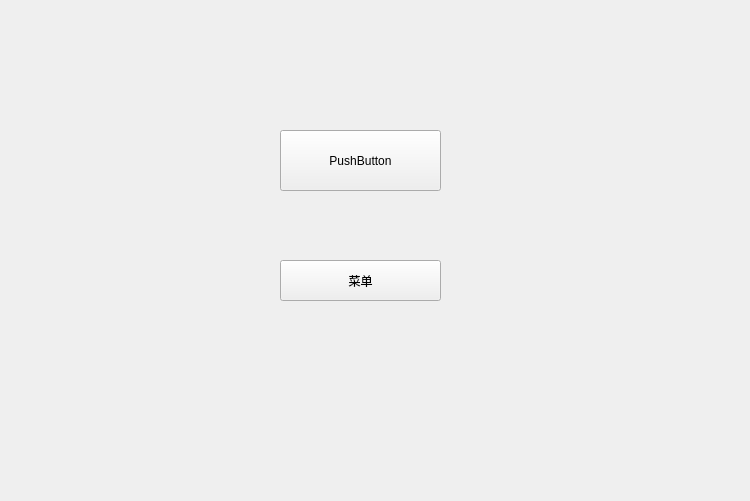
<?xml version="1.0" encoding="UTF-8"?>
<ui version="4.0">
 <class>Widget</class>
 <widget class="QWidget" name="Widget">
  <property name="geometry">
   <rect>
    <x>0</x>
    <y>0</y>
    <width>750</width>
    <height>501</height>
   </rect>
  </property>
  <property name="windowTitle">
   <string>Widget</string>
  </property>
  <widget class="QPushButton" name="pushButton">
   <property name="geometry">
    <rect>
     <x>280</x>
     <y>130</y>
     <width>161</width>
     <height>61</height>
    </rect>
   </property>
   <property name="text">
    <string>PushButton</string>
   </property>
  </widget>
  <widget class="QPushButton" name="menuBtn">
   <property name="geometry">
    <rect>
     <x>280</x>
     <y>260</y>
     <width>161</width>
     <height>41</height>
    </rect>
   </property>
   <property name="text">
    <string>菜单</string>
   </property>
  </widget>
 </widget>
 <layoutdefault spacing="6" margin="11"/>
 <resources/>
 <connections/>
</ui>
